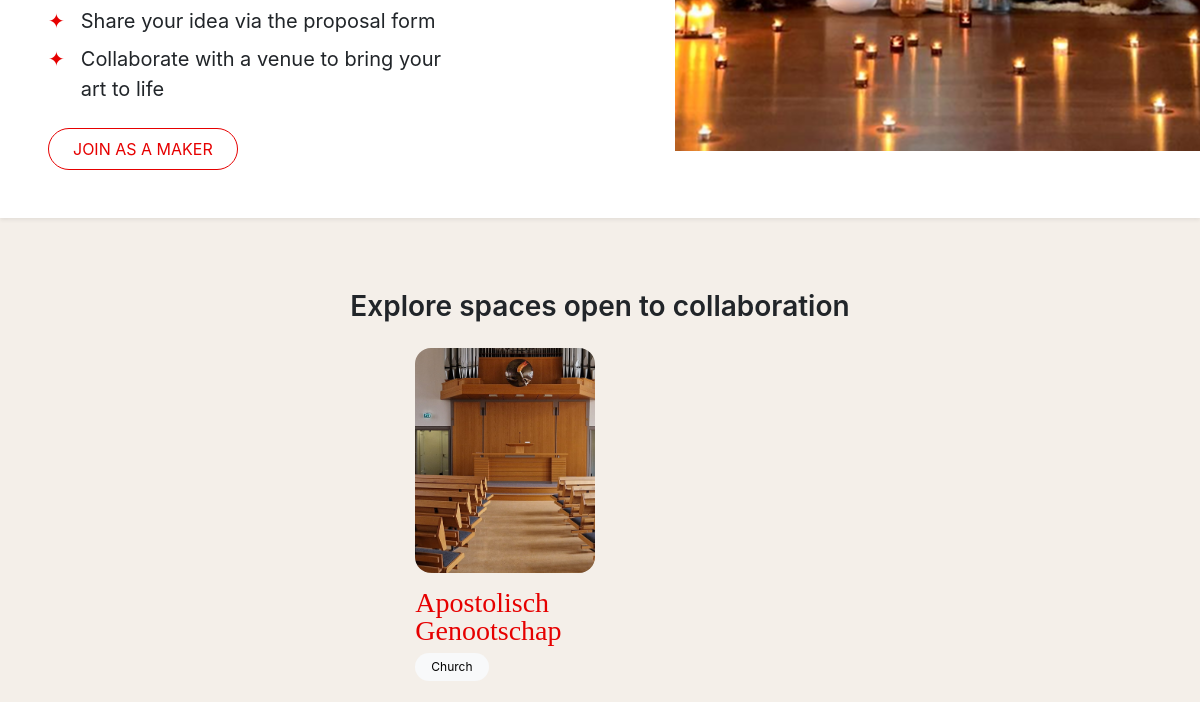
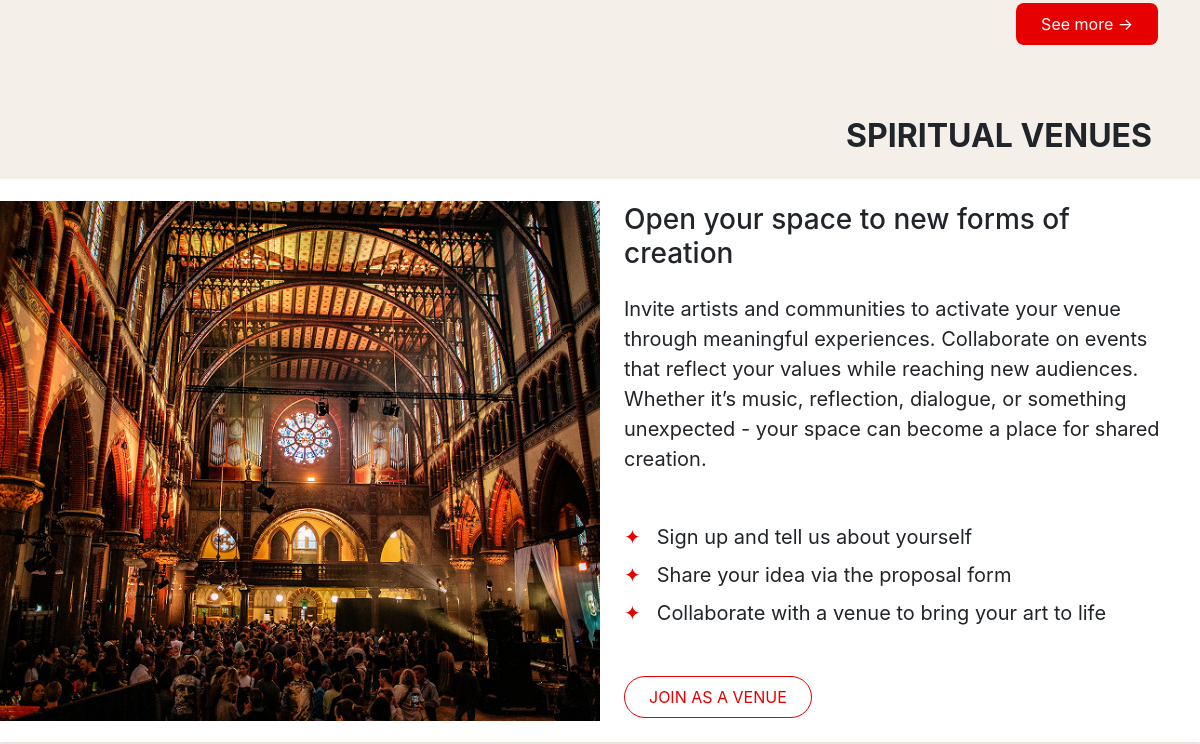
Before: / (middle part) with the older database file (2 pictures, top to bottom).
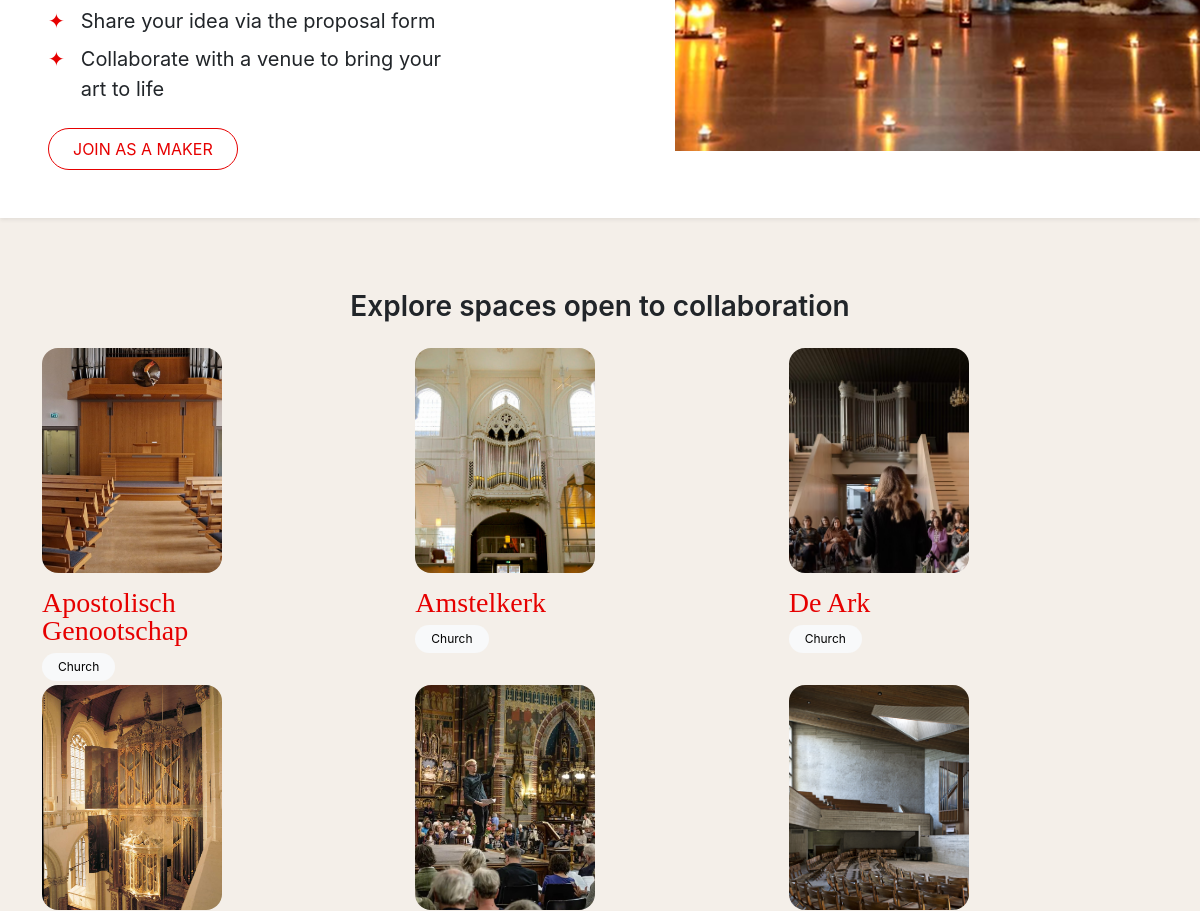
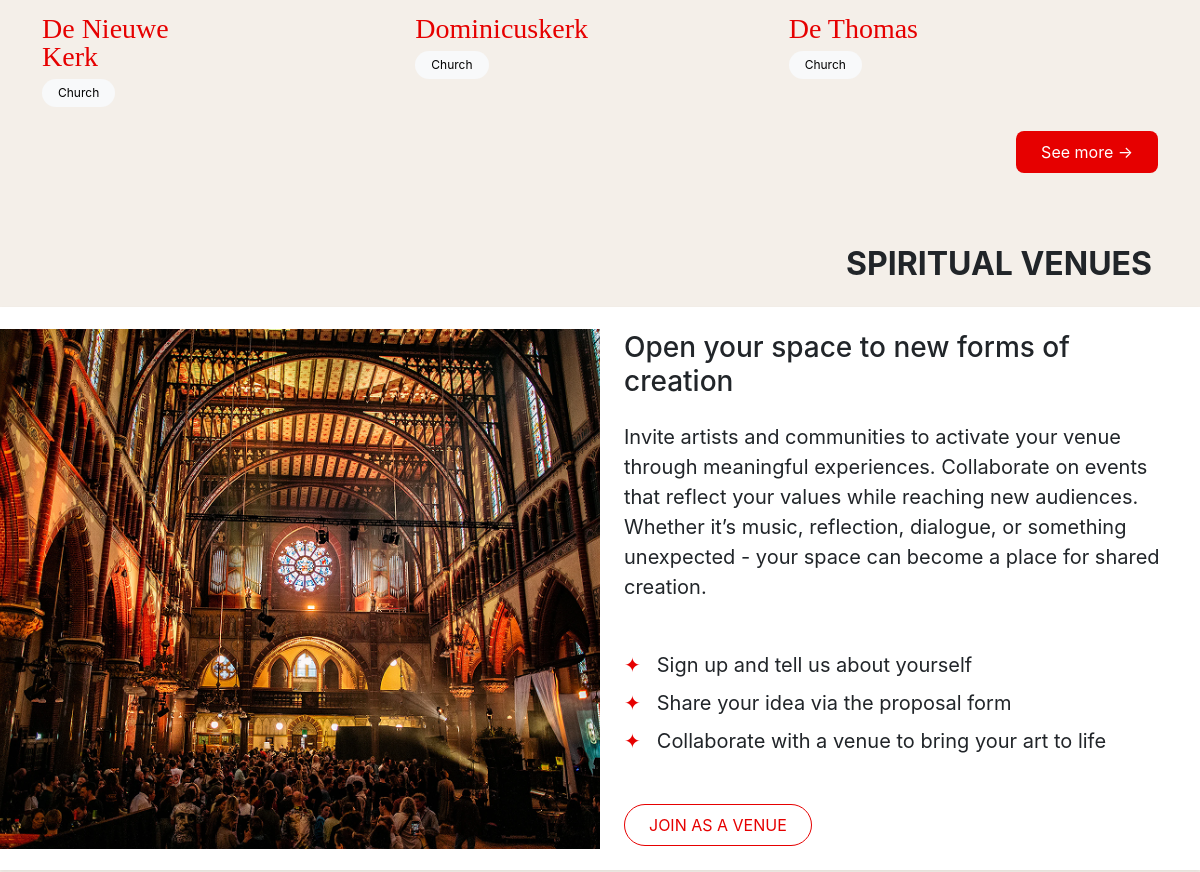
After: the same page with the newer database file (2 pictures, top to bottom).
### tables this page shows
CREATE TABLE "VENUES" (
	"venue_id"	INTEGER,
	"user_id"	INTEGER NOT NULL,
	"name"	TEXT NOT NULL,
	"venue_type"	TEXT NOT NULL,
	"description"	TEXT NOT NULL,
	"phone"	TEXT,
	"website_url"	TEXT,
	"instagram_url"	TEXT,
	"facebook_url"	TEXT,
	"street_address"	TEXT,
	"postal_code"	TEXT,
	"city"	TEXT,
	"programming_tags"	TEXT,
	"restrictions"	TEXT,
	"capacity"	TEXT,
	"accessibility_features"	TEXT,
	"price"	REAL,
	"cover_image"	TEXT,
	"images"	TEXT,
	"is_published"	INTEGER DEFAULT 0,
	"maker_message"	TEXT, latitude REAL, longitude REAL,
	PRIMARY KEY("venue_id"),
	FOREIGN KEY("user_id") REFERENCES "USERS"("user_id")
);

### routes.py (the view)
    @app.route("/")
    def home():
        venues = [dict(venue) for venue in get_all_venues()[:6]]
        return render_template(
            "index.html",
            venues=venues
        )

### database/database.py (called while the page is built)
def get_db_connection():
    connection = sqlite3.connect("database/spirit-db.db")
    connection.row_factory = sqlite3.Row
    return connection

### database/queries.py (called while the page is built)
def get_all_venues():
    connection = get_db_connection()
    cursor = connection.cursor()
    cursor.execute(
        """
        SELECT *
        FROM venues
        WHERE is_published = 1
        """
    )
    venues = cursor.fetchall()
    connection.close()
    return venues

### templates/index.html (shortened to what this page needs)
{% extends "base.html" %}
{% block extra_css %}
<link
  rel="stylesheet"
  href="{{ url_for('static', filename='css/home.css') }}"
/>
{% endblock %}
{% block content %}
{% include "sections/home/makers.html" %}
{% include "sections/home/featured-venues.html" %}
{% include "sections/home/venues.html" %}
{% endblock %}

### templates/base.html (shortened to what this page needs)
<!doctype html>
<html lang="en">
  <head>
    <link
      href="https://cdn.jsdelivr.net/npm/bootstrap@5.3.3/dist/css/bootstrap.min.css"
      rel="stylesheet"
    />
    <link
      rel="stylesheet"
      href="https://cdn.jsdelivr.net/npm/bootstrap-icons@1.11.3/font/bootstrap-icons.min.css"
    />
    <link
      rel="stylesheet"
      href="https://unpkg.com/leaflet@1.9.4/dist/leaflet.css"
    />
    <link
      rel="stylesheet"
      href="{{ url_for('static', filename='css/base.css') }}"
    />
    <link
      rel="stylesheet"
      href="{{ url_for('static', filename='css/navbar.css') }}"
    />
    <link
      rel="stylesheet"
      href="{{ url_for('static', filename='css/footer.css') }}"
    />
    {% block extra_css %}{% endblock %}
  </head>
  <body class="overflow-x-hidden">
    {% block content %}{% endblock %}
  </body>
</html>

### templates/sections/home/makers.html (shortened to what this page needs)
<section id="makers" class="container-fluid px-0 py-5">
  <div class="container-fluid px-0">
    <div class="row g-0 bg-white overflow-hidden shadow-sm">
      <div class="col-12 col-lg-5 p-4 p-xl-5 d-flex flex-column justify-content-center">
        <ul class="list-unstyled d-flex flex-column gap-2 mb-4 fs-5">
          <li class="d-flex align-items-start gap-3">
            <span class="spirit-text-red">✦</span>
            <span>Share your idea via the proposal form</span>
          </li>
          <li class="d-flex align-items-start gap-3">
            <span class="spirit-text-red">✦</span>
            <span>Collaborate with a venue to bring your art to life</span>
          </li>
        </ul>
        <div>
          <a
            href="#"
            class="btn spirit-btn-outline-red rounded-pill px-4 py-2"
          >
            JOIN AS A MAKER
          </a>
        </div>
      </div>
      <div class="col-12 col-lg-7">
        <img
          src="{{ url_for('static', filename='img/home/makers-hp.png') }}"
          alt="Creative makers gathering"
          class="img-fluid w-75 d-block ms-auto spirit-makers-image"
        />
      </div>
    </div>
  </div>
</section>

### templates/sections/home/featured-venues.html
<section class="container py-4">
  <h2 class="text-center fw-semibold fs-3 mb-4">
    Explore spaces open to collaboration
  </h2>
  <div class="row g-1 mb-4 justify-content-center">
    {% for venue in venues %}
      {% include "components/venue-card.html" %}
    {% endfor %}
  </div>
  <div class="text-end">
    <a
      href="#"
      class="btn spirit-btn-red rounded-3 px-4 py-2"
    >
      See more →
    </a>
  </div>
</section>

### templates/components/venue-card.html
<div class="col-12 col-sm-6 col-lg-4">
  <a
    href="{{ url_for('venue', venue_id=venue.venue_id) }}"
    class="text-decoration-none d-block"
  >
    <div class="spirit-venue-card">
      <img
        src="{{ url_for('static', filename=venue.cover_image) }}"
        alt="{{ venue.name }}"
        class="img-fluid w-100 spirit-venue-image mb-3"
      />
      <h3 class="fs-3 fw-normal spirit-text-red lh-1 mb-2 spirit-hero-subtitle">
        {{ venue.name }}
      </h3>
      <span class="badge rounded-pill text-bg-light fw-normal px-3 py-2">
        {{ venue.venue_type }}
      </span>
    </div>
  </a>
</div>

### templates/sections/home/venues.html
<section id="venues" class="container-fluid px-0 py-5">
  <div class="container-fluid px-0">
    <h2 class="fw-bold text-uppercase text-end mb-4 px-4 px-lg-5">
      Spiritual Venues
    </h2>
    <div class="row g-0 bg-white overflow-hidden shadow-sm">
      <div class="col-12 col-lg-6 order-2 order-lg-1 d-flex align-items-center">
        <img
          src="{{ url_for('static', filename='img/home/venues-hp.png') }}"
          alt="Spiritual venue gathering"
          class="img-fluid w-100 spirit-venues-image"
        />
      </div>
      <div class="col-12 col-lg-6 p-4 d-flex flex-column justify-content-center order-1 order-lg-2">
        <h3 class="fs-3 mb-4">
          Open your space to new forms of creation
        </h3>
        <p class="fs-5 text-dark mb-5">
          Invite artists and communities to activate your
          venue through meaningful experiences.
          Collaborate on events that reflect your values
          while reaching new audiences.
          Whether it’s music, reflection, dialogue, or
          something unexpected - your space can become
          a place for shared creation.
        </p>
        <ul class="list-unstyled d-flex flex-column gap-2 mb-5 fs-5">
          <li class="d-flex align-items-start gap-3">
            <span class="spirit-text-red">✦</span>
            <span>Sign up and tell us about yourself</span>
          </li>
          <li class="d-flex align-items-start gap-3">
            <span class="spirit-text-red">✦</span>
            <span>Share your idea via the proposal form</span>
          </li>
          <li class="d-flex align-items-start gap-3">
            <span class="spirit-text-red">✦</span>
            <span>Collaborate with a venue to bring your art to life</span>
          </li>
        </ul>
        <div>
          <a
            href="#"
            class="btn spirit-btn-outline-red rounded-pill px-4 py-2"
          >
            JOIN AS A VENUE
          </a>
        </div>
      </div>
    </div>
  </div>
</section>

### static/css/base.css (style rules this page uses)
:root { --spirit-red: #e60000; --spirit-dark: #271424; --spirit-bg: #f4efe9; }
body { background: var(--spirit-bg); font-family: "Inter", sans-serif; }
.spirit-footer-heading, .spirit-title-page, .spirit-hero-subtitle, .spirit-user-selector-title { font-family: "Cormorant Garamond", serif; }
.spirit-link, .spirit-dropdown-link, .spirit-text-red { color: var(--spirit-red); }
.spirit-btn-red { background: var(--spirit-red); color: white; }
.spirit-btn-outline-red { border: 1px solid var(--spirit-red); color: var(--spirit-red); background: transparent; }
.spirit-venue-card { width: 180px; }
.spirit-venue-image { width: 100%; aspect-ratio: 4 / 5; object-fit: cover; border-radius: 1rem; }

### static/css/home.css (style rules this page uses)
.spirit-venue-card { width: 180px; }
.spirit-makers-image, .spirit-venues-image { width: 100%; height: 520px; object-fit: cover; }

Changed rows visible on the page:
added VENUES: cover_image (picture), name "Amstelkerk", venue_type "Church"
added VENUES: cover_image (picture), name "De Ark", venue_type "Church"
added VENUES: cover_image (picture), name "De Nieuwe Kerk", venue_type "Church"
added VENUES: cover_image (picture), name "Dominicuskerk", venue_type "Church"
added VENUES: cover_image (picture), name "De Thomas", venue_type "Church"
